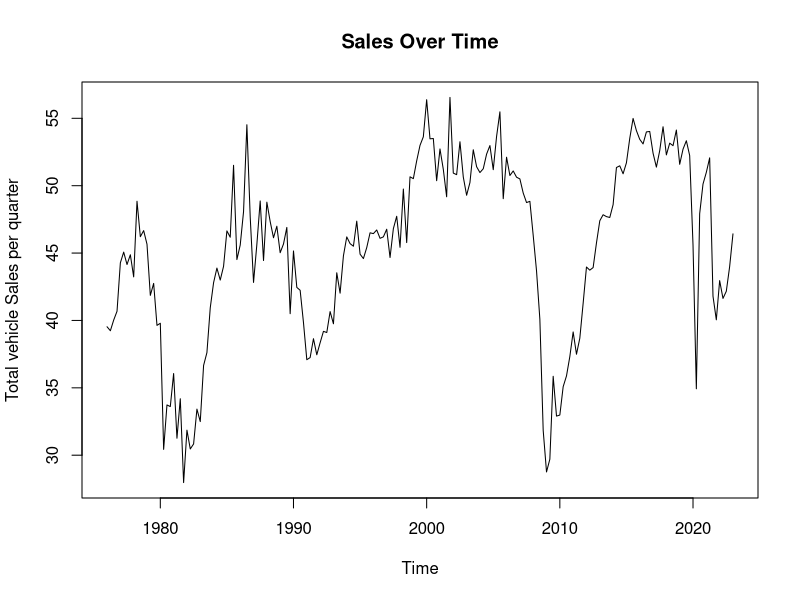
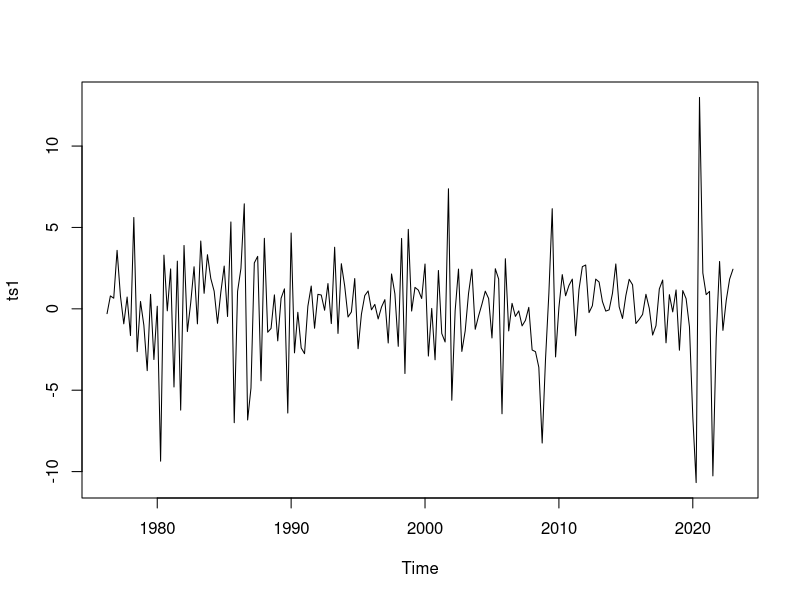
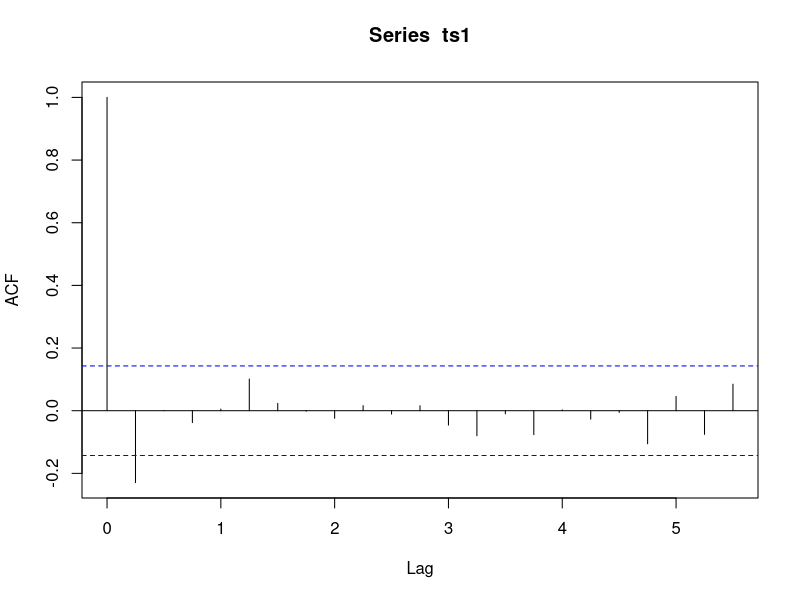
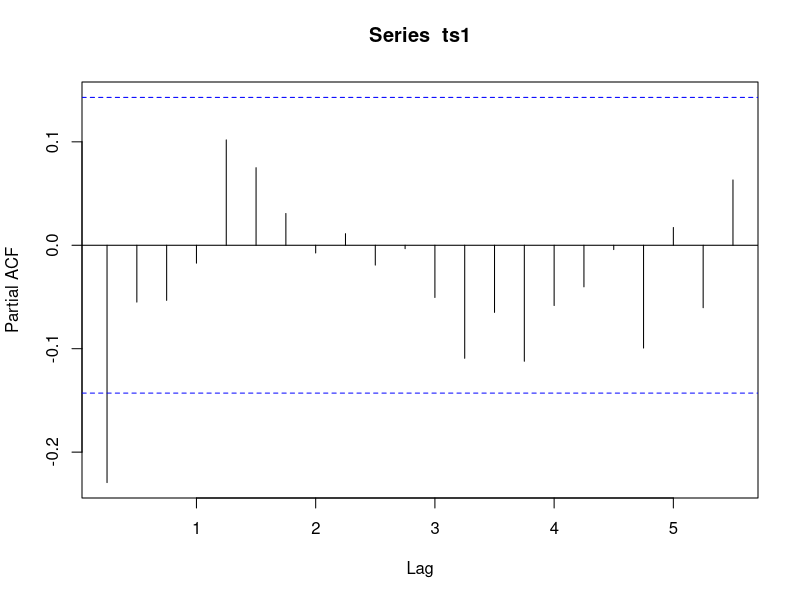
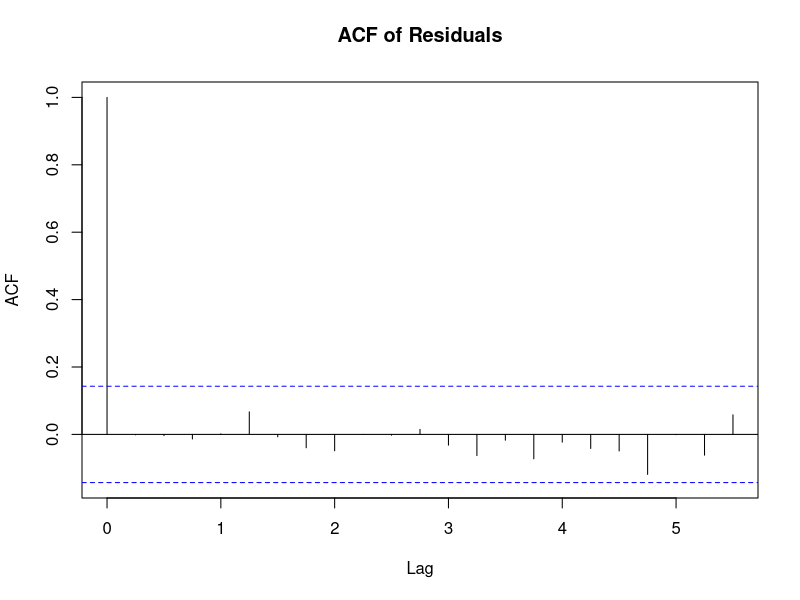
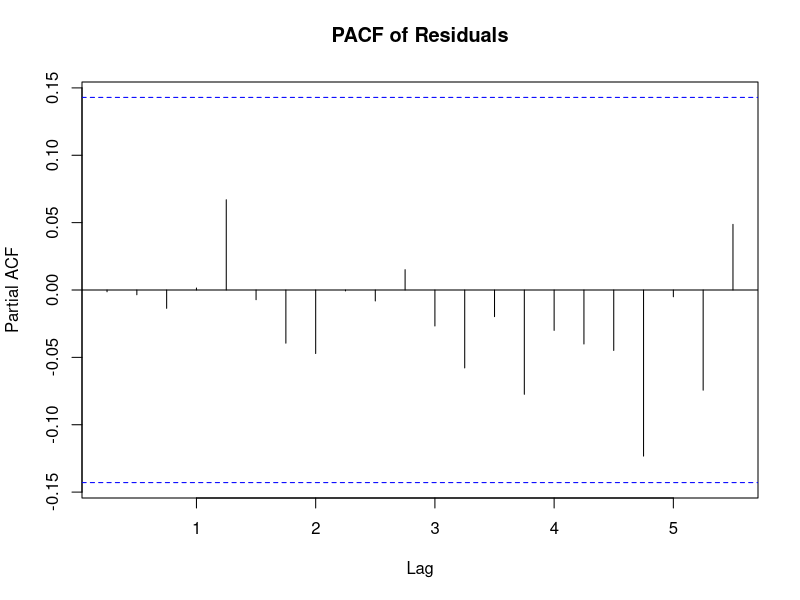
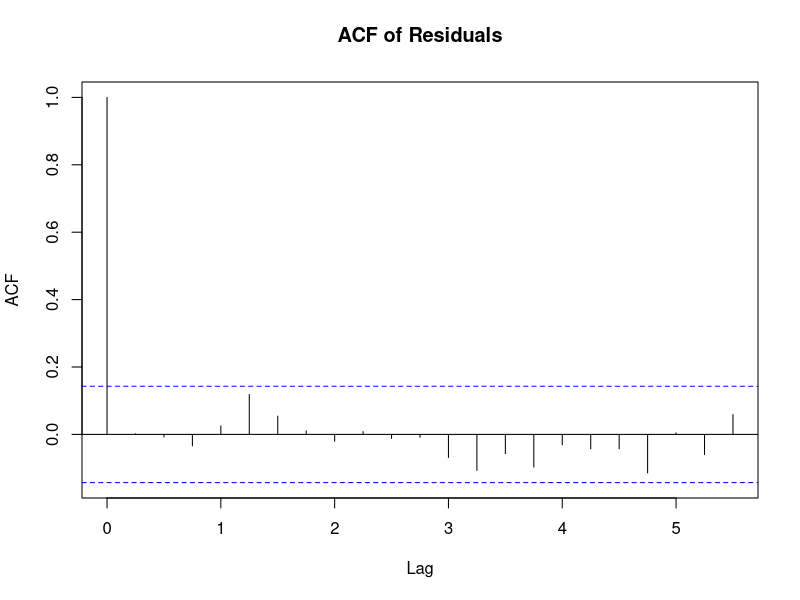
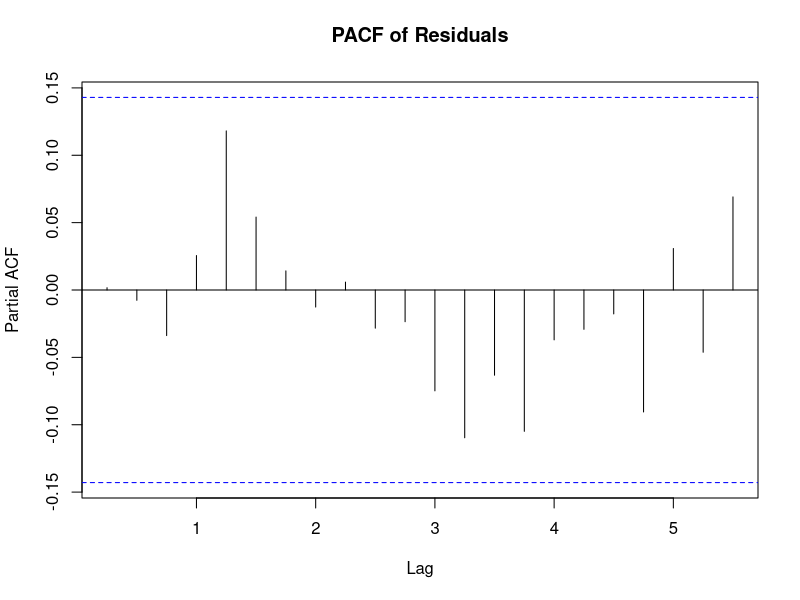

Source code (R) for these figures, in order:
## ---- chunk 1
# imports
library(dplyr)
library(forecast)
library(urca)
## ---- chunk 2
# upload data
total_sales <- read.csv('TOTALSA.csv')
head(total_sales)
## ---- chunk 3
# convert date into time format
total_sales$DATE <- as.Date(total_sales$DATE, format = "%d/%m/%Y")
## ---- chunk 4
# create time series
ts <- ts(total_sales$TOTALSA, start=c(1976,1),  frequency=4)
plot(ts, xlab = "Time", ylab = "Total vehicle Sales per quarter", main = "Sales Over Time")
## ---- chunk 5
# check if data is stationary via the Augmented Dickey-Fuller test
summary(ur.df(ts, type="drift", lags=0))
## ---- chunk 6
# make data stationary via first difference
ts1 <- diff(ts)
plot(ts1)

# Augmented Dickey-Fuller
summary(ur.df(ts1, type="drift", lags=0))
## ---- chunk 7
# ACF and PACF plots (stationary time series)
acf(ts1)
pacf(ts1)
## ---- chunk 8
# create different models:
labels <- c()
r2 <- c()
aic <- c()
bic <- c()
mean_resd <- c()

for (m in c(1, 2, 3, 4, 5, 6)) {
  m1 <- arima(ts1, order=c(m, 0, 0))
  m2 <- arima(ts1, order=c(0, 0, m))
  m3 <- arima(ts1, order=c(1, 0, m))
  m4 <- arima(ts1, order=c(m, 0, m))
  
  # Correcting label concatenation
  labels <- c(labels, paste("AR(", m, ")", sep=""), 
                      paste("MA(", m, ")", sep=""), 
                      paste("ARMA(1,", m, ")", sep=""), 
                      paste("ARMA(", m, ",", m, ")", sep=""))
  
  # Calculate R^2 and ensure both series have no NA values for valid comparison
  r2 <- c(r2, cor(fitted(m1), ts1, use = "complete.obs")^2, 
              cor(fitted(m2), ts1, use = "complete.obs")^2, 
              cor(fitted(m3), ts1, use = "complete.obs")^2, 
              cor(fitted(m4), ts1, use = "complete.obs")^2)
  
  aic <- c(aic, AIC(m1), AIC(m2), AIC(m3), AIC(m4))
  bic <- c(bic, BIC(m1), BIC(m2), BIC(m3), BIC(m4))
  mean_resd <- c(mean_resd, mean(residuals(m1)), 
                            mean(residuals(m2)), 
                            mean(residuals(m3)), 
                            mean(residuals(m4)))
}

# Creating the data frame to display results
all_models <- data.frame(labels, r2, aic, bic,mean_resd)
all_models <- all_models[!duplicated(all_models), ]
all_models
## ---- chunk 9
# sort models by AIC and select top 5
sorted_by_aic <- all_models[order(all_models$aic), ]
top_5_aic <- head(sorted_by_aic, 5)
top_5_aic
## ---- chunk 10
# sort models by BIC and select the top 5
sorted_by_bic <- all_models[order(all_models$bic), ]
top_5_bic <- head(sorted_by_bic, 5)
top_5_bic
## ---- chunk 11
# create model
model_finalarma3 <- arima(ts1, order=c(3,0,3))
summary(model_finalarma3)

# ACF and PACF of model residuals
residuals_arma3 <- residuals(model_finalarma3)
acf(residuals_arma3, main="ACF of Residuals")
pacf(residuals_arma3, main="PACF of Residuals")

# Q-Test of the residuals to confirm they resemble white noise
ljung_box_testarma3 <- Box.test(residuals_arma3, type = "Ljung-Box", lag = 10)
print(ljung_box_testarma3)
## ---- chunk 12
# create model
model_finalma1 <-  arima(ts1, order=c(0, 0, 1))
summary(model_finalma1)

# ACF and PACF of model residuals
residuals_ma1 <- residuals(model_finalma1)
acf(residuals_ma1, main="ACF of Residuals")
pacf(residuals_ma1, main="PACF of Residuals")

# Q-Test of the residuals to confirm they resemble white noise
ljung_box_testma1 <- Box.test(residuals_ma1, type = "Ljung-Box", lag = 10)
print(ljung_box_testma1)
## ---- chunk 13
# create model
model_finalar1 <-  arima(ts1, order=c(1, 0, 0))
summary(model_finalar1)

# ACF and PACF of model residuals
residuals_ar1 <- residuals(model_finalar1)
acf(residuals_ar1, main="ACF of Residuals")
pacf(residuals_ar1, main="PACF of Residuals")

# Q-Test of the residuals to confirm they resemble white noise
ljung_box_testar1 <- Box.test(residuals_ar1, type = "Ljung-Box", lag = 10)
print(ljung_box_testar1)
## ---- chunk 14
forecast_arma33 <- forecast(model_finalarma3, h=4)
plot(forecast_arma33, main="4-Step Ahead Forecasts with ARMA(3,3) Model", 
     xlab="Time", ylab="Forecast")
## ---- chunk 15
forecast_ma1 <- forecast(model_finalma1, h=4)
plot(forecast_ma1, main="4-Step Ahead Forecasts with MA(1) Model", xlab="Time", ylab="Forecast")
## ---- chunk 16
forecast_ar1 <- forecast(model_finalar1, h=4)
plot(forecast_ar1, main="4-Step Ahead Forecasts with AR(1) Model", xlab="Time", ylab="Forecast")
## ---- chunk 17
# function for measuring performance of a model forecast
measure_performance <- function(actuals, predicted, simple=FALSE) {
  
  # calculate error
  error <- actuals - predicted
  
  # Mean Percentage Error
  MPE <- round(mean(error / actuals), 4)
  
  # Informational Efficiency
  summ <- summary(lm(error ~ predicted))
  if (simple == TRUE) {
    t_val <- round(summ[[4]][3], 4)
    p_val <- round(summ[[4]][4], 4)
  }
  else {
    t_val <- round(summ[[4]][6], 4)
    p_val <- round(summ[[4]][8], 4)
  }
  reject <- if(p_val < 0.05) 1 else 0
  IE <- paste(t_val, p_val, reject, sep=", ")
  
  # Mean Squared Error
  MSE <- round(mean(error^2), 4)
  
  # Mean Absolute Error
  MAE <- round(mean(abs(error)), 4)
  
  # Mean Absolute Percentage Error
  pererror <-abs((error)/actuals)
  MAPE <- round(mean(pererror), 4)
  
  results <- c(MPE, IE, MSE, MAE, MAPE)
  return(results)
}
## ---- chunk 18
# function for generating forecasts using different schemes
generate_forecasts <- function(ts, model, model_order, h) {
  
  # train/test split
  ts_train <- window(ts, end=c(2018,1))
  ts_test <- window(ts, start=c(2018,1+h))
  ntest <- length(ts_test)
  
  # fixed scheme
  m1 <- arima(ts_train, order=model_order)
  fcast1 <- numeric(ntest) 
  for (i in 1:ntest) {
    up <- window(ts, end=c(2017,4+i))
    md <- Arima(up, model=m1)
    fcast1[i] <- forecast(md, h=h)$mean[h]
  }
  per1 <- measure_performance(ts_test, fcast1)
  per1 <- c(model, 'Fixed', per1)
  per1df <- data.frame(matrix(unlist(per1), nrow=length(1), byrow=FALSE))

  # recursive scheme
  fcast2 <- numeric(ntest)
  for (i in 1:ntest) {
    up <- window(ts, end=c(2017,4+i))
    md <- arima(up, order=model_order)
    fcast2[i] <- forecast(md, h=h)$mean[h]
  }
  per2 <- measure_performance(ts_test, fcast2)
  per2 <- c(model, 'Recursive', per2)
  per2df <- data.frame(matrix(unlist(per2), nrow=length(1), byrow=FALSE))

  # rolling scheme
  fcast3 <- numeric(ntest)
  for (i in 1:ntest) {
    up <- window(ts, start=c(1976+i,1), end=c(2017,4+i))
    md <- arima(up, order=model_order)
    fcast3[i] <- forecast(md, h=h)$mean[h]
  }
  per3 <- measure_performance(ts_test, fcast3)
  per3 <- c(model, 'Rolling', per3)
  per3df <- data.frame(matrix(unlist(per3), nrow=length(1), byrow=FALSE))

  # compare performance
  results <- data.frame(rbind(per1, per2, per3))
  colnames(results) <- c('Model', 'Scheme', 'MPE', 'IE', 'MSE', 'MAE', 'MAPE')
  
  return(list(results=results, forecast=fcast1))
}
## ---- chunk 19
# function for generating forecasts for naive model
generate_naive_forecast <- function(ts, h) {
  
  # train/test split
  ts_train <- window(ts, end=c(2018,1))
  ts_test <- window(ts, start=c(2018,1+h))
  ntest <- length(ts_test)
  
  last_value <- tail(ts_train, 1)
  naive_forecasts <- rep(last_value, ntest)
  
  results <- measure_performance(ts_test, naive_forecasts, simple=TRUE)
  results <- c('Naive', 'Fixed', results)
  results <- data.frame(matrix(unlist(results), nrow=length(1), byrow=FALSE))
  colnames(results) <- c('Model', 'Scheme', 'MPE', 'IE', 'MSE', 'MAE', 'MAPE')
  
  return(results)
}
## ---- chunk 20
# function for generating forecasts for simple average model
generate_average_forecast <- function(ts, h) {
  
  # train/test split
  ts_train <- window(ts, end=c(2018,1))
  ts_test <- window(ts, start=c(2018,1+h))
  ntest <- length(ts_test)
  
  last_four_values <- tail(ts_train, 4)
  average_forecast <- mean(last_four_values)
  average_forecasts <- rep(average_forecast, ntest)
  
  results <- measure_performance(ts_test, average_forecasts, simple=TRUE)
  results <- c('Simple Average', 'Fixed', results)
  results <- data.frame(matrix(unlist(results), nrow=length(1), byrow=FALSE))
  colnames(results) <- c('Model', 'Scheme', 'MPE', 'IE', 'MSE', 'MAE', 'MAPE')
  
  return(results)
}
## ---- chunk 21
# 1 step ahead forecast
naive_1 <- generate_naive_forecast(ts1, 1)
simple_1 <- generate_average_forecast(ts1, 1)
arma33_1 <- generate_forecasts(ts1, 'ARMA(3,3)', c(3,0,3), 1)
ma1_1 <- generate_forecasts(ts1, 'MA(1)', c(0,0,1), 1)
ar_1 <- generate_forecasts(ts1, 'AR(1)', c(1,0,0), 1)

arma33_1_results <- arma33_1$results
ma1_1_results <- ma1_1$results
ar_1_results <- ar_1$results

# combine results
r1a <- union(naive_1, simple_1)
r1b <- union(r1a, arma33_1_results)
r1c <- union(r1b, ma1_1_results)
results_1 <- union(r1c, ar_1_results)
rownames(results_1) <- NULL

# display results
results_1
## ---- chunk 22
# 2 step ahead forecast
naive_2 <- generate_naive_forecast(ts1, 2)
simple_2 <- generate_average_forecast(ts1, 2)
arma33_2 <- generate_forecasts(ts1, 'ARMA(3,3)', c(3,0,3), 2)
ar_2 <- generate_forecasts(ts1, 'AR(1)', c(1,0,0), 2)

arma33_2_results <- arma33_2$results
ar_2_results <- ar_2$results

# combine results
r2a <- union(naive_2, simple_2)
r2b <- union(r2a, arma33_2_results)
results_2 <- union(r2b, ar_2_results)
rownames(results_2) <- NULL

# display results
results_2
## ---- chunk 23
# function for combined forecast
combined_forecast <- function(ts, h, fcast1, fcast2, fcast3) {
  
  # test data
  ts_test <- window(ts, start=c(2018,1+h))
  
  # Equal-Weighted Forecast (average of all)
  fcast_ew <- (fcast1 + fcast2 +fcast3)/3
  mse_ew <- mean((ts_test-fcast_ew)^2) # MSE
  mse_ew <- c('Equal-weighted Forecast', mse_ew)
  
  # MSE-Inversely Weighted Forecast
  weights <- c(1/mean((ts_test-fcast1)^2), 1/mean((ts_test-fcast2)^2), 1/mean((ts_test-fcast3)^2))
  fcast_mseiw <- weights[1] * fcast1 + weights[2] * fcast2 + weights[3] * fcast3
  mse_mseiw <- mean((ts_test - fcast_mseiw)^2)
  mse_mseiw <- c('MSE-inversedly-weighted Forecast', mse_mseiw)
  
  # OLS-Weighted Forecast (linear regression of all forecasts)
  o_wait = lm(ts_test ~ fcast1 + fcast2 +fcast3)
  fcast_ols <- o_wait$fitted.values
  mse_ols <- mean((ts_test-fcast_ols)^2)
  mse_ols <- c('OLS-weighted Forecast', mse_ols)
  
  # visualize results
  fcast_ols_ts <- ts(fcast_ols , start=c(2018,1+h), frequency = 4)
  plot(ts, col = "blue", main = paste("Actual vs OLS-weighted Forecast", h, "Step Ahead"))
  lines(fcast_ols_ts, col = "red")
  legend("topleft", legend = c("Original Data", "Predictions"), 
         col = c("blue", "red"), lty = 1:2, pch = c(NA, 20))

  # return results
  combo_forecast_mse <- data.frame(rbind(mse_ew, mse_mseiw, mse_ols))
  colnames(combo_forecast_mse) <- c('Combination Method','Mean Squared Error')
  return(combo_forecast_mse)
}
## ---- chunk 24
# prep
ts <- ts1
h <- 1
fcast1 <- arma33_1$forecast
fcast2 <- ma1_1$forecast
fcast3 <- ar_1$forecast

# test data
ts_test <- window(ts, start=c(2018,1+h))

# Equal-Weighted Forecast (average of all)
fcast_ew <- (fcast1 + fcast2 +fcast3)/3
mse_ew <- mean((ts_test-fcast_ew)^2)
mse_ew <- c('Equal-weighted Forecast', mse_ew)

# MSE-Inversely Weighted Forecast
weights <- c(1/mean((ts_test-fcast1)^2), 1/mean((ts_test-fcast2)^2), 1/mean((ts_test-fcast3)^2))
fcast_mseiw <- weights[1] * fcast1 + weights[2] * fcast2 + weights[3] * fcast3
mse_mseiw <- mean((ts_test - fcast_mseiw)^2)
mse_mseiw <- c('MSE-inversedly-weighted Forecast', mse_mseiw)

# OLS-Weighted Forecast (linear regression of all forecasts)
o_wait = lm(ts_test ~ fcast1 + fcast2 + fcast3)
fcast_ols <- o_wait$fitted.values
mse_ols <- mean((ts_test-fcast_ols)^2)
mse_ols <- c('OLS-weighted Forecast', mse_ols)

# visualize results
fcast_ols_ts <- ts(fcast_ols , start=c(2018,1+h), frequency = 4)
plot(ts, col = "blue", main = paste("Actual vs OLS-weighted Forecast", h, "Step Ahead"))
lines(fcast_ols_ts, col = "red")
legend("topleft", legend = c("Original Data", "Predictions"), 
       col = c("blue", "red"), lty = 1:2, pch = c(NA, 20))

# print results
combo_forecast_mse <- data.frame(rbind(mse_ew, mse_mseiw, mse_ols))
colnames(combo_forecast_mse) <- c('Combination Method','Mean Squared Error')
combo_forecast_mse
## ---- chunk 25
# prep
ts <- ts1
h <- 2
fcast1 <- arma33_2$forecast
fcast2 <- ar_2$forecast

# test data
ts_test <- window(ts, start=c(2018,1+h))

# Equal-Weighted Forecast (average of all)
fcast_ew <- (fcast1 + fcast2)/2
mse_ew <- mean((ts_test-fcast_ew)^2)
mse_ew <- c('Equal-weighted Forecast', mse_ew)

# MSE-Inversely Weighted Forecast
weights <- c(1/mean((ts_test-fcast1)^2), 1/mean((ts_test-fcast2)^2))
fcast_mseiw <- weights[1] * fcast1 + weights[2] * fcast2
mse_mseiw <- mean((ts_test - fcast_mseiw)^2)
mse_mseiw <- c('MSE-inversedly-weighted Forecast', mse_mseiw)

# OLS-Weighted Forecast (linear regression of all forecasts)
o_wait = lm(ts_test ~ fcast1 + fcast2)
fcast_ols <- o_wait$fitted.values
mse_ols <- mean((ts_test-fcast_ols)^2)
mse_ols <- c('OLS-weighted Forecast', mse_ols)

# visualize results
fcast_ols_ts <- ts(fcast_ols , start=c(2018,1+h), frequency = 4)
plot(ts, col = "blue", main = paste("Actual vs OLS-weighted Forecast", h, "Step Ahead"))
lines(fcast_ols_ts, col = "red")
legend("topleft", legend = c("Original Data", "Predictions"), 
       col = c("blue", "red"), lty = 1:2, pch = c(NA, 20))

# print results
combo_forecast_mse <- data.frame(rbind(mse_ew, mse_mseiw, mse_ols))
colnames(combo_forecast_mse) <- c('Combination Method','Mean Squared Error')
combo_forecast_mse
